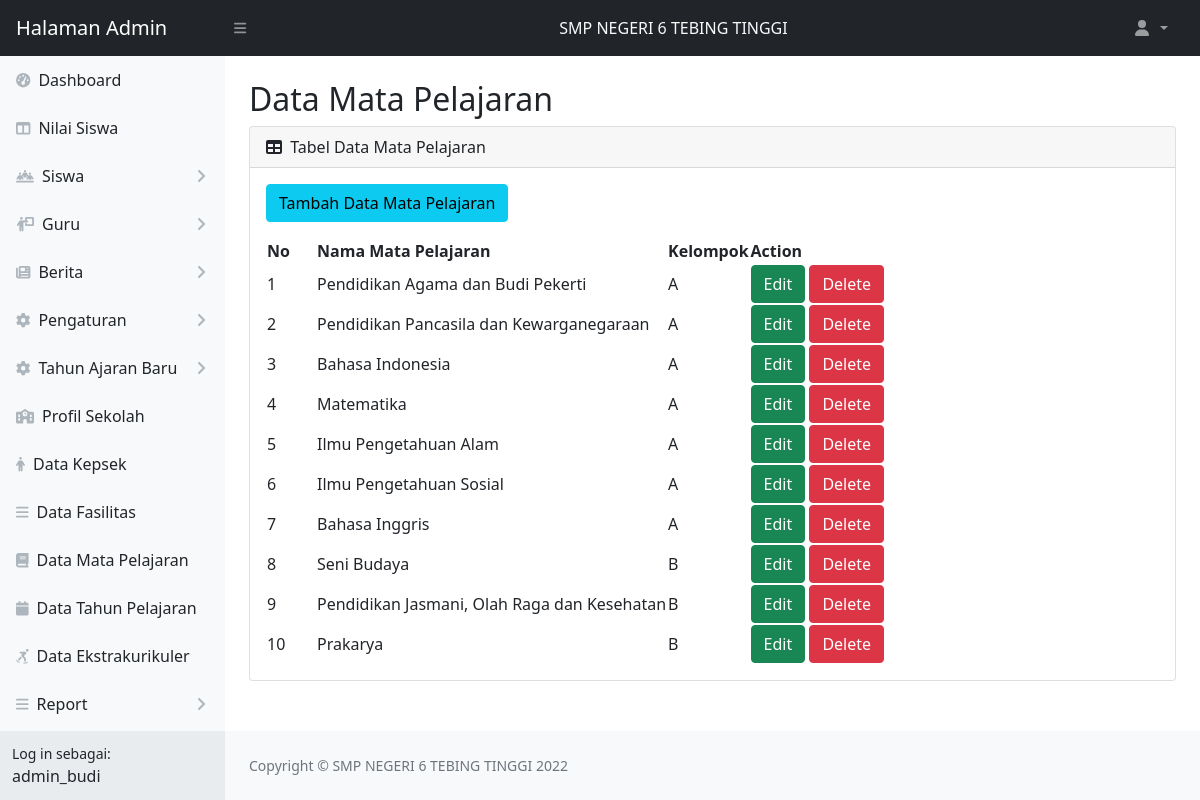
Screenshot of /web_app/admin/tabel-matapelajaran.php (signed in) with the database file from the repository.
### tables this page shows
CREATE TABLE `akun_admin` (
  `admin_id` int(11) NOT NULL,
  `username` varchar(15) NOT NULL,
  `nama_lengkap` varchar(50) NOT NULL,
  `password` varchar(60) NOT NULL
);

CREATE TABLE `mata_pelajaran` (
  `id` int(11) NOT NULL,
  `nama` varchar(50) NOT NULL,
  `kelompok` enum('A','B') NOT NULL
);

### web_app/admin/tabel-matapelajaran.php (the view, shortened to what this page needs)
<?php
    include 'koneksi.php';
    $admin = "SELECT username, nama_lengkap FROM akun_admin WHERE admin_id = '".$_SESSION['admin_id']."'";
    $data_admin = mysqli_query($koneksi, $admin);
    $get = mysqli_fetch_object($data_admin);
?>
<!DOCTYPE html>
<html lang="en">
    <head>
        <link href="https://cdn.jsdelivr.net/npm/simple-datatables@latest/dist/style.css" rel="stylesheet" />
        <link href="css/styles.css" rel="stylesheet" />
    </head>
    <body class="sb-nav-fixed">
        <?php
            include 'topnavbar.php';
            include 'sidebar.php';
        ?>
        <div id="layoutSidenav_content">
            <main>
                <div class="container-fluid px-4">
                    <h2 class="mt-4">Data Mata Pelajaran</h2>
                    <div class="card mb-4">
                        <div class="card-header">
                            <i class="fas fa-table me-1"></i>
                            Tabel Data Mata Pelajaran
                        </div>
                        <div class="card-body">
                            <a class="btn btn-info mb-3" href="tambah-matapelajaran.php">Tambah Data Mata Pelajaran</a>
                            <table id="datatablesSimple">
                                <thead>
                                    <tr>
                                        <th width="50px">No</th>
                                        <th>Nama Mata Pelajaran</th>
                                        <th>Kelompok</th>
                                        <th>Action</th>
                                    </tr>
                                </thead>
                                <tbody>
                                <?php
                                    $no = 1;
                                    $datamatapelajaran = "SELECT id, nama, kelompok FROM mata_pelajaran";
                                    $matapelajaran=mysqli_query($koneksi, $datamatapelajaran);
                                    if(mysqli_num_rows($matapelajaran)>0){
                                    while($data = mysqli_fetch_array($matapelajaran)){
                                ?>
                                    <tr>
                                        <td><?php echo $no++?></td>
                                        <td><?php echo $data['nama']?></td>
                                        <td><?php echo $data['kelompok']?></td>
                                        <td>
                                            <a class="btn btn-success" href="update-matapelajaran.php?idmatapelajaran=<?php echo $data['id']?>">Edit</a>
                                            <a class="btn btn-danger" href="process.php?deletematapelajaran=<?php echo $data['id']?>" onclick="return confirm('Yakin ingin menghapus data?')">Delete</a>
                                        </td>
                                    </tr>
                                <?php }} ?>
                                </tbody>
                            </table>
                        </div>
                    </div>
                </div>
            </main>
            <?php
                include 'footer.php';
            ?>
        </div>
    </div>
</body>
</html>

### web_app/admin/sidebar.php (shortened to what this page needs)
<div id="layoutSidenav">
            <div id="layoutSidenav_nav">
                <nav class="sb-sidenav accordion sb-sidenav-light" id="sidenavAccordion">
                    <div class="sb-sidenav-menu">
                        <div class="nav">
                            <a class="nav-link" href="index.php">
                                <div class="sb-nav-link-icon"><i class="fas fa-tachometer-alt"></i></div>
                                Dashboard
                            </a>
                            <a class="nav-link" href="tabel-nilai.php">
                                <div class="sb-nav-link-icon"><i class="fas fa-columns"></i></div>
                                Nilai Siswa
                            </a>
                                    <a class="nav-link collapsed" href="#" data-bs-toggle="collapse" data-bs-target="#pagesCollapseSiswa" aria-expanded="false" aria-controls="pagesCollapseAuth">
                                        <div class="sb-nav-link-icon"><i class="fas fa-people-line"></i></div>
                                        Siswa
                                        <div class="sb-sidenav-collapse-arrow"><i class="fas fa-angle-down"></i></div>
                                    </a>
                                    <a class="nav-link collapsed" href="#" data-bs-toggle="collapse" data-bs-target="#pagesCollapseGuru" aria-expanded="false" aria-controls="pagesCollapseAuth">
                                        <div class="sb-nav-link-icon"><i class="fas fa-person-chalkboard"></i></div>
                                        Guru
                                        <div class="sb-sidenav-collapse-arrow"><i class="fas fa-angle-down"></i></div>
                                    </a>
                                    <a class="nav-link collapsed" href="#" data-bs-toggle="collapse" data-bs-target="#pagesCollapseBerita" aria-expanded="false" aria-controls="pagesCollapseAuth">
                                        <div class="sb-nav-link-icon"><i class="fas fa-newspaper"></i></div>
                                        Berita
                                        <div class="sb-sidenav-collapse-arrow"><i class="fas fa-angle-down"></i></div>
                                    </a>
                                    <a class="nav-link collapsed" href="#" data-bs-toggle="collapse" data-bs-target="#pagesCollapsePengaturan" aria-expanded="false" aria-controls="pagesCollapseAuth">
                                        <div class="sb-nav-link-icon"><i class="fas fa-gear"></i></div>
                                        Pengaturan
                                        <div class="sb-sidenav-collapse-arrow"><i class="fas fa-angle-down"></i></div>
                                    </a>
                                    <a class="nav-link collapsed" href="#" data-bs-toggle="collapse" data-bs-target="#pagesCollapseTA" aria-expanded="false" aria-controls="pagesCollapseAuth">
                                        <div class="sb-nav-link-icon"><i class="fas fa-gear"></i></div>
                                        Tahun Ajaran Baru
                                        <div class="sb-sidenav-collapse-arrow"><i class="fas fa-angle-down"></i></div>
                                    </a>
                                    <a class="nav-link" href="profil-sekolah.php">
                                        <div class="sb-nav-link-icon"><i class="fas fa-school"></i></div>
                                        Profil Sekolah
                                    </a>
                                    <a class="nav-link" href="tabel-kepsek.php">
                                        <div class="sb-nav-link-icon"><i class="fas fa-person"></i></div>
                                        Data Kepsek
                                    </a>
                                    <a class="nav-link" href="tabel-fasilitas.php">
                                        <div class="sb-nav-link-icon"><i class="fas fa-bars"></i></div>
                                        Data Fasilitas
                                    </a>
                                    <a class="nav-link" href="tabel-matapelajaran.php">
                                        <div class="sb-nav-link-icon"><i class="fas fa-book"></i></div>
                                        Data Mata Pelajaran
                                    </a>
                                    <a class="nav-link" href="tabel-tahunpelajaran.php">
                                        <div class="sb-nav-link-icon"><i class="fas fa-calendar"></i></div>
                                        Data Tahun Pelajaran
                                    </a>
                                    <a class="nav-link" href="tabel-ekstrakurikuler.php">
                                        <div class="sb-nav-link-icon"><i class="fas fa-person-skating"></i></div>
                                        Data Ekstrakurikuler
                                    </a>
                                    <a class="nav-link collapsed" href="#" data-bs-toggle="collapse" data-bs-target="#pagesCollapseReport" aria-expanded="false" aria-controls="pagesCollapseAuth">
                                        <div class="sb-nav-link-icon"><i class="fas fa-bars"></i></div>
                                        Report
                                        <div class="sb-sidenav-collapse-arrow"><i class="fas fa-angle-down"></i></div>
                                    </a>
                                    <a class="nav-link collapsed" href="#" data-bs-toggle="collapse" data-bs-target="#pagesCollapseTrash" aria-expanded="false" aria-controls="pagesCollapseAuth">
                                    </a>
                        </div>
                    </div>
                    <div class="sb-sidenav-footer">
                        <div class="small">Log in sebagai:</div>
                        <?php echo $get->username ?>
                    </div>
                </nav>
            </div>

### rows the page displays
akun_admin: username "admin_budi"
mata_pelajaran: nama "Pendidikan Agama dan Budi Pekerti", kelompok "A"
mata_pelajaran: nama "Pendidikan Pancasila dan Kewarganegaraan", kelompok "A"
mata_pelajaran: nama "Bahasa Indonesia", kelompok "A"
mata_pelajaran: nama "Matematika", kelompok "A"
mata_pelajaran: nama "Ilmu Pengetahuan Alam", kelompok "A"
mata_pelajaran: nama "Ilmu Pengetahuan Sosial", kelompok "A"
mata_pelajaran: nama "Bahasa Inggris", kelompok "A"
mata_pelajaran: nama "Seni Budaya", kelompok "B"
mata_pelajaran: nama "Pendidikan Jasmani, Olah Raga dan Kesehatan", kelompok "B"
mata_pelajaran: nama "Prakarya", kelompok "B"
